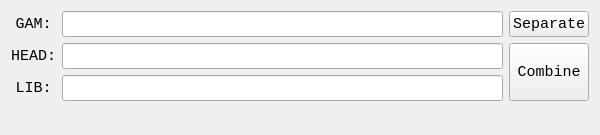
<?xml version="1.0" encoding="UTF-8"?>
<ui version="4.0">
 <class>MainWidget</class>
 <widget class="QWidget" name="MainWidget">
  <property name="geometry">
   <rect>
    <x>0</x>
    <y>0</y>
    <width>600</width>
    <height>128</height>
   </rect>
  </property>
  <layout class="QGridLayout" name="gridLayout" columnstretch="0,0,0,0">
   <item row="0" column="2">
    <widget class="QPushButton" name="separateBtn">
     <property name="sizePolicy">
      <sizepolicy hsizetype="Minimum" vsizetype="Minimum">
       <horstretch>0</horstretch>
       <verstretch>0</verstretch>
      </sizepolicy>
     </property>
     <property name="font">
      <font>
       <family>Consolas</family>
       <pointsize>11</pointsize>
      </font>
     </property>
     <property name="text">
      <string>Separate</string>
     </property>
    </widget>
   </item>
   <item row="0" column="1">
    <widget class="MyLineEdit" name="gamPath">
     <property name="font">
      <font>
       <family>Consolas</family>
       <pointsize>11</pointsize>
      </font>
     </property>
    </widget>
   </item>
   <item row="0" column="0">
    <widget class="QLabel" name="gamLbl">
     <property name="font">
      <font>
       <family>Consolas</family>
       <pointsize>11</pointsize>
      </font>
     </property>
     <property name="text">
      <string>GAM:</string>
     </property>
     <property name="alignment">
      <set>Qt::AlignCenter</set>
     </property>
    </widget>
   </item>
   <item row="2" column="0">
    <widget class="QLabel" name="libLbl">
     <property name="font">
      <font>
       <family>Consolas</family>
       <pointsize>11</pointsize>
      </font>
     </property>
     <property name="text">
      <string>LIB:</string>
     </property>
     <property name="alignment">
      <set>Qt::AlignCenter</set>
     </property>
    </widget>
   </item>
   <item row="1" column="2" rowspan="2">
    <widget class="QPushButton" name="combineBtn">
     <property name="sizePolicy">
      <sizepolicy hsizetype="Minimum" vsizetype="Minimum">
       <horstretch>0</horstretch>
       <verstretch>0</verstretch>
      </sizepolicy>
     </property>
     <property name="font">
      <font>
       <family>Consolas</family>
       <pointsize>11</pointsize>
      </font>
     </property>
     <property name="text">
      <string>Combine</string>
     </property>
    </widget>
   </item>
   <item row="1" column="1">
    <widget class="MyLineEdit" name="headPath">
     <property name="font">
      <font>
       <family>Consolas</family>
       <pointsize>11</pointsize>
      </font>
     </property>
    </widget>
   </item>
   <item row="1" column="0">
    <widget class="QLabel" name="headLbl">
     <property name="font">
      <font>
       <family>Consolas</family>
       <pointsize>11</pointsize>
      </font>
     </property>
     <property name="text">
      <string>HEAD:</string>
     </property>
     <property name="alignment">
      <set>Qt::AlignCenter</set>
     </property>
    </widget>
   </item>
   <item row="2" column="1">
    <widget class="MyLineEdit" name="libPath">
     <property name="font">
      <font>
       <family>Consolas</family>
       <pointsize>11</pointsize>
      </font>
     </property>
    </widget>
   </item>
   <item row="3" column="0" colspan="3">
    <widget class="QLabel" name="stateLbl">
     <property name="font">
      <font>
       <family>Consolas</family>
       <pointsize>11</pointsize>
      </font>
     </property>
     <property name="alignment">
      <set>Qt::AlignCenter</set>
     </property>
    </widget>
   </item>
  </layout>
 </widget>
 <customwidgets>
  <customwidget>
   <class>MyLineEdit</class>
   <extends>QLineEdit</extends>
   <header>mylineedit.h</header>
  </customwidget>
 </customwidgets>
 <resources/>
 <connections/>
</ui>
